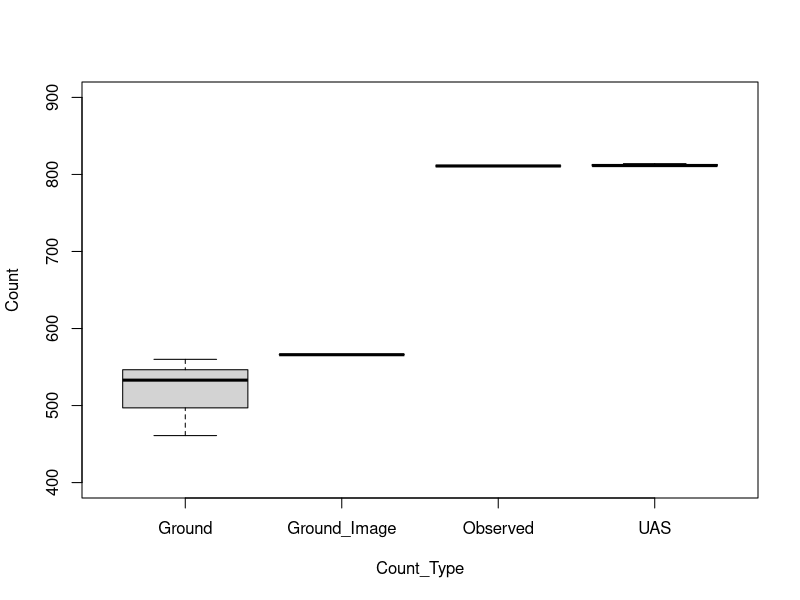
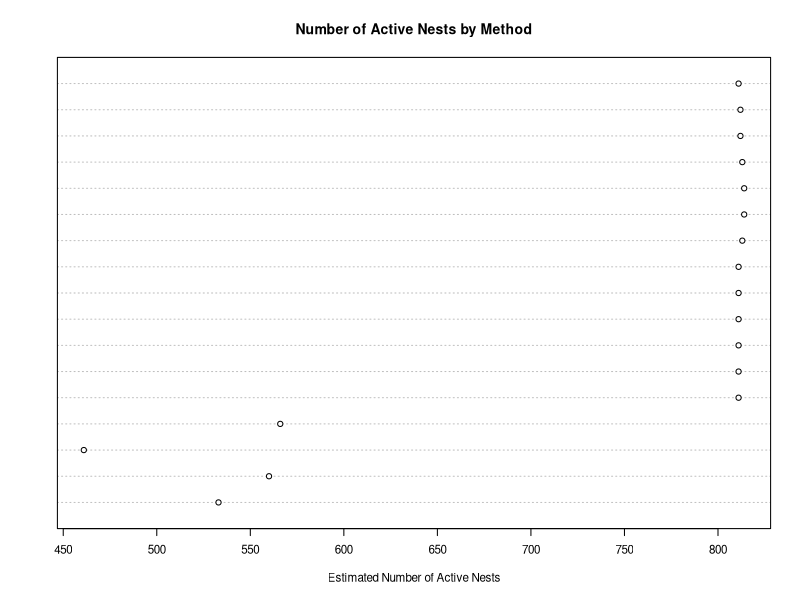
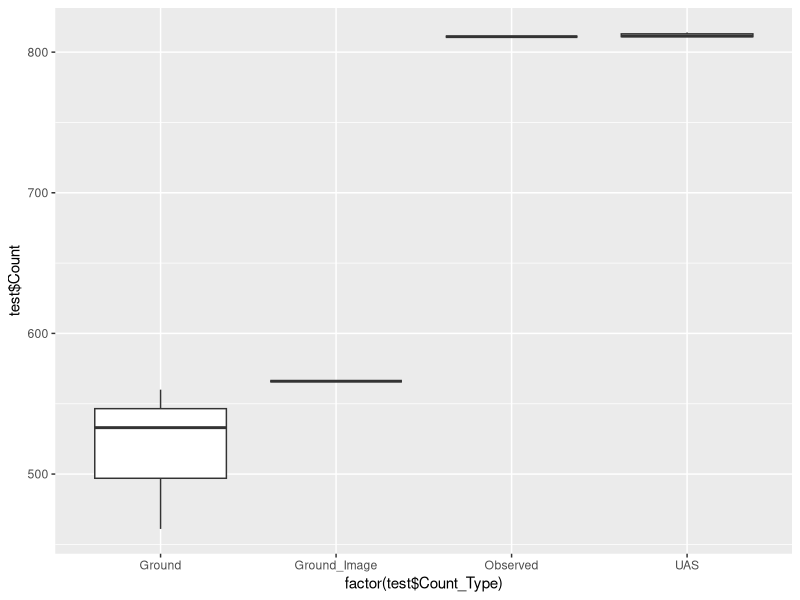
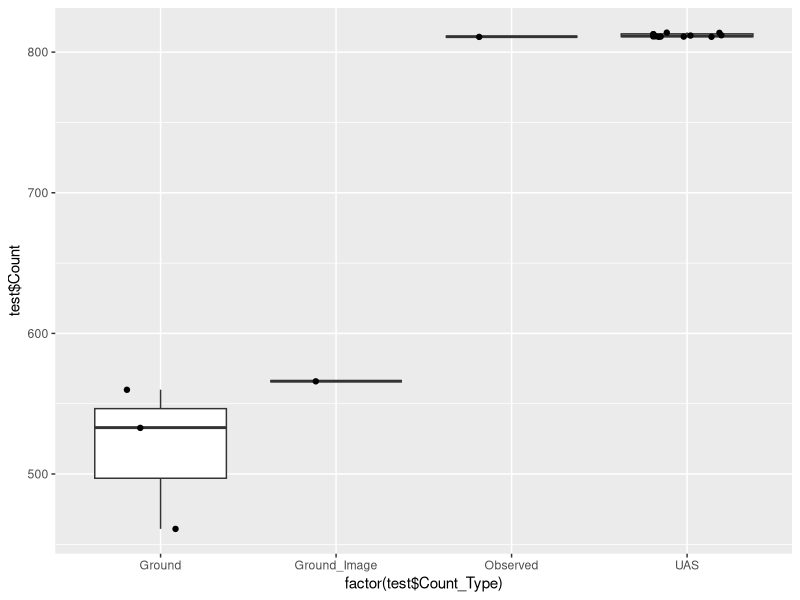
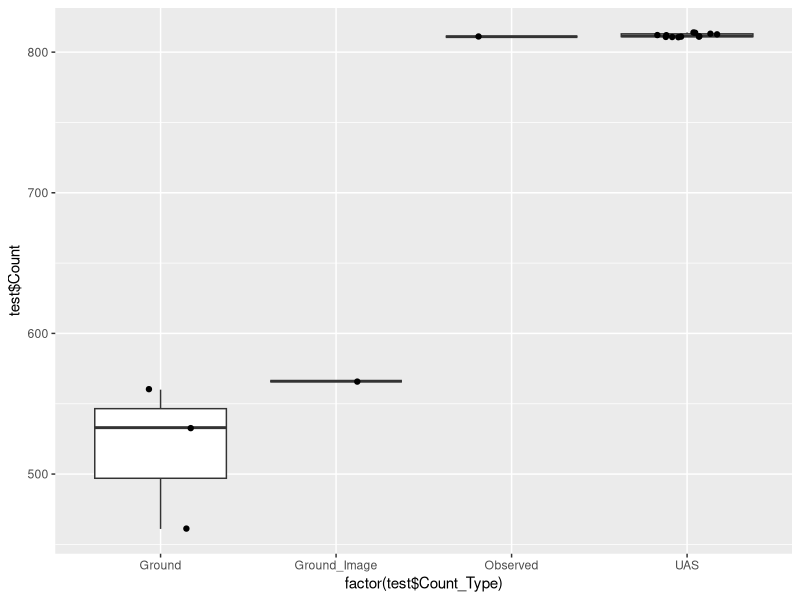
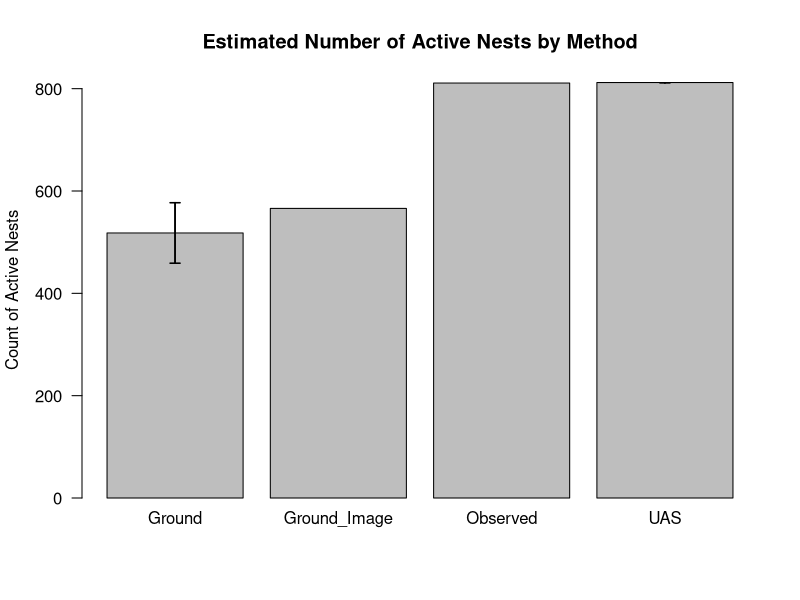
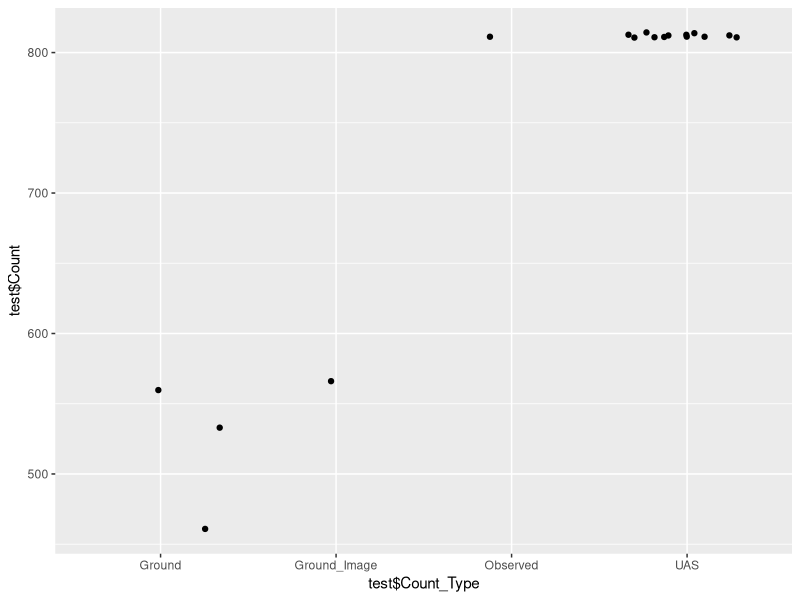
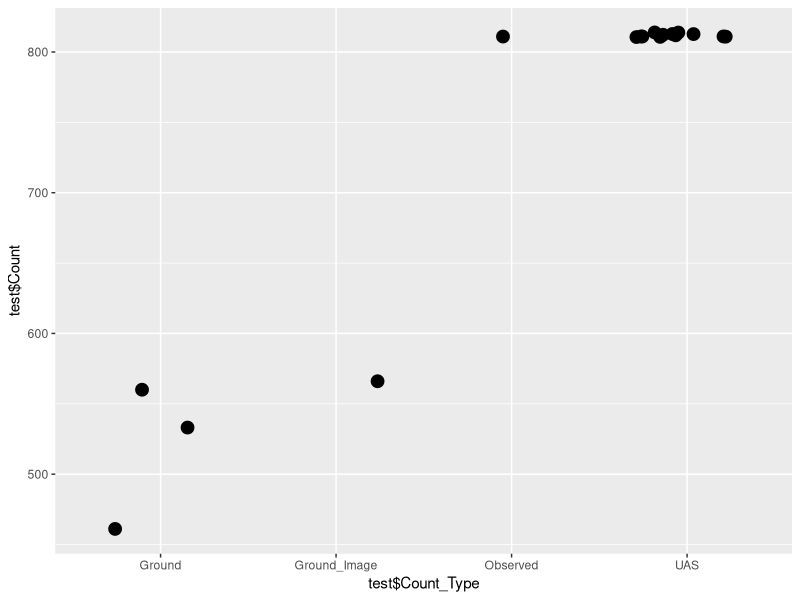

Write the R code that produced these figures, in order.
## Test Figures for Anaho UAS
install.packages("ggplot2")
install.packages("plyr")
library(ggplot2)
library(plyr)
library(reshape2)

setwd("C:\\Users\\sd1249\\Documents\\Sharon\\Thesis\\Anaho_UAS\\Products\\Figures")
test<-read.csv("test_data.csv")
test

boxplot(Count ~ Count_Type, data=test, ylim=c(400, 900))

x<-test$Sub_Type

dotchart(test$Count,labels=row.names(x),cex=.7,
         main="Number of Active Nests by Method", 
         xlab="Estimated Number of Active Nests")

###################################################################################################
# fun with boxplots in ggplot
#http://www.zijdeman.nl/files/r_examples/boxplot_example.html

x<-ggplot(test, aes(factor(test$Count_Type), test$Count))
x1<- x + geom_boxplot(outlier.shape=3)
x1
x1 + geom_point(position = position_jitter(width = 0.2))
x2 <- x + geom_boxplot(outlier.colour = NA)
x2 + geom_point(position = position_jitter(width = 0.2))

##############################################################################################
# test some barplot code
#http://www.r-bloggers.com/building-barplots-with-error-bars/

test.means <- aggregate(test$Count,
                    by = list(method = test$Count_Type),
                    FUN = function(x) c(mean = mean(x), sd = sd(x),
                                        n = length(x)))

test.means <- do.call(data.frame, test.means)
test.means$se <- test.means$x.sd / sqrt(test.means$x.n)
colnames(test.means) <- c("Count_Type", "mean", "sd", "n", "se")
test.means$names <- c(paste(test.means$Count_Type))


plotTop <- max(test.means$mean) +
  test.means[test.means$mean == max(test.means$mean), 5] * 3

barCenters <- barplot(height = test.means$mean,
                      names.arg = test.means$names,
                      beside = true, las = 2,
                      ylim = c(0, plotTop),
                      cex.names = 0.75, xaxt = "n",
                      main = "Estimated Number of Active Nests by Method",
                      ylab = "Count of Active Nests",
                      border = "black", axes = TRUE)

# Specify the groupings. We use srt = 45 for a
# 45 degree string rotation
text(x = barCenters, y = par("usr")[1] - 0, srt = 0,
     adj = c(0.5,2), labels = test.means$names, xpd = TRUE)

segments(barCenters, test.means$mean - test.means$se * 2, barCenters,
         test.means$mean + test.means$se * 2, lwd = 1.5)

arrows(barCenters, test.means$mean - test.means$se * 2, barCenters,
       test.means$mean + test.means$se * 2, lwd = 1.5, angle = 90,
       code = 3, length = 0.05)


###############################################################################3
#strip charts in ggplot2

#using "test" data: all count methods ground and aerial 
ggplot(test, aes(x=test$Count_Type, y= test$Count)) + geom_jitter()
# Change the position
# 0.3 : degree of jitter in x direction
strip<-ggplot(test, aes(x=test$Count_Type, y= test$Count)) + 
  geom_jitter(position=position_jitter(0.3), size=4)
strip
#try it flipped
stripflip<-strip + coord_flip()
stripflip

#add some stats
stripmean<-strip + stat_summary(fun.y=mean, geom="point", shape=18,
             size=4, color="red")
stripmean

# stripchart using kappa stats
test2<-read.csv("test_data2.csv")
test2
stripstats<-ggplot(test2, aes(x=test2$Method, y= test2$Kappa)) + 
  geom_jitter(position=position_jitter(0.3), size=4)
stripstats

test3<-read.csv("test_data3.csv")
test3
stripstats2<-ggplot(test3, aes(x=test3$Stat, y= test3$X3image)) + 
  geom_jitter(position=position_jitter(0.3), size=4)
stripstats2
